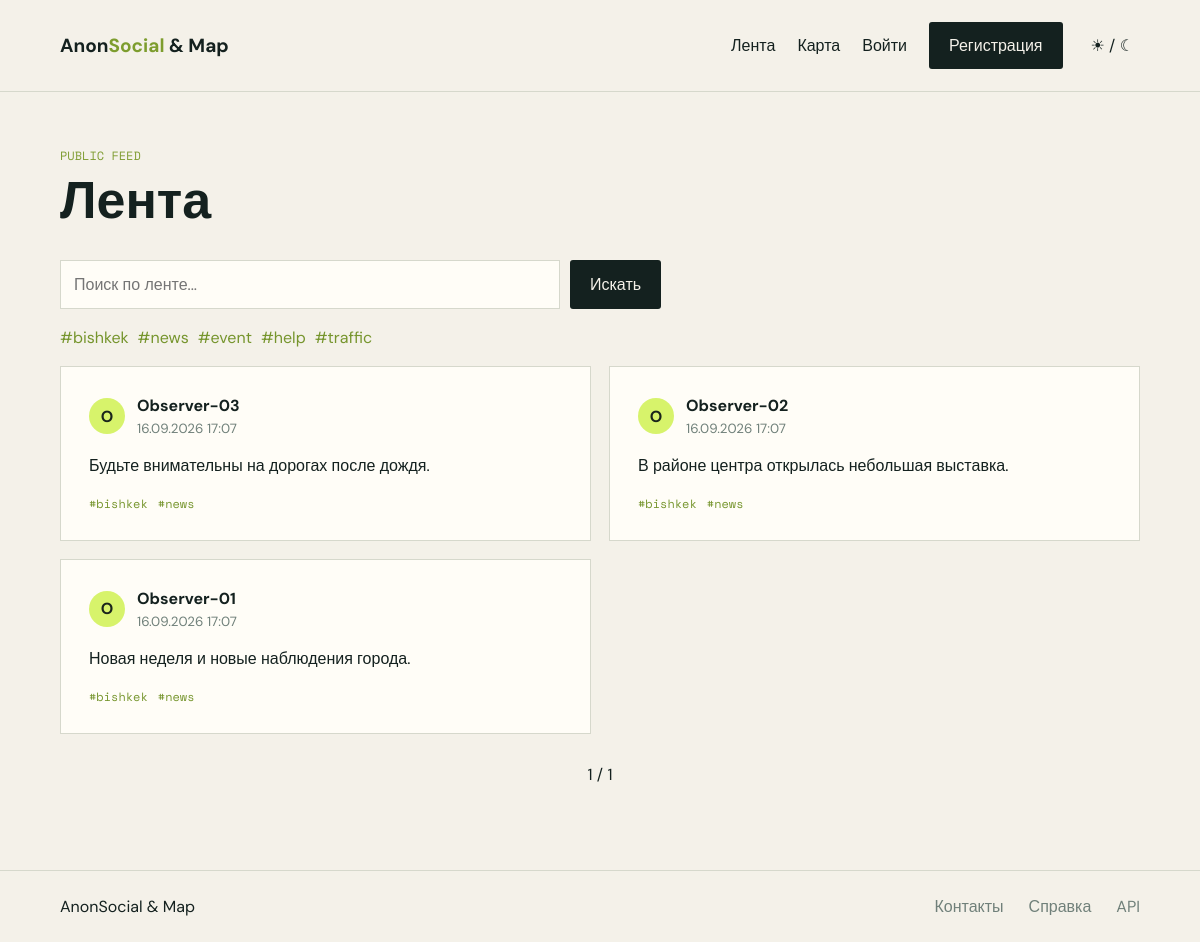
/feed/, run on the app's committed database.
### core/models.py (models this page shows, shortened)
class Tag(models.Model):
    name = models.CharField(max_length=40, unique=True)

class AnonymousPost(models.Model):
    author = models.ForeignKey(AnonUser, on_delete=models.CASCADE, related_name='posts')
    content = models.TextField(max_length=5000)
    image = models.ImageField(upload_to='posts/%Y/%m/', blank=True, null=True, validators=[validate_image])
    created_at = models.DateTimeField(auto_now_add=True, db_index=True)
    updated_at = models.DateTimeField(auto_now=True)
    is_hidden = models.BooleanField(default=False)
    tags = models.ManyToManyField(Tag, blank=True, related_name='posts')
    class Meta:
        ordering = ['-created_at']
        indexes = [models.Index(fields=['-created_at', 'is_hidden'])]

class AnonUser(AbstractUser):
    anon_code = models.UUIDField(default=uuid.uuid4, unique=True, editable=False, db_index=True)
    pseudonym = models.CharField(max_length=40, unique=True)
    location_visibility = models.CharField(max_length=20, choices=[('friends', 'Только друзья'), ('selected', 'Выбранные друзья'), ('nobody', 'Никто')], default='friends')
    location_sharing_enabled = models.BooleanField(default=True)
    show_on_map = models.BooleanField(default=False)

### core/views.py (the view)
def feed(request):
    posts = AnonymousPost.objects.filter(is_hidden=False).select_related('author').prefetch_related('tags')
    query = request.GET.get('q'); tag = request.GET.get('tag')
    if query: posts = posts.filter(Q(content__icontains=query) | Q(author__pseudonym__icontains=query))
    if tag: posts = posts.filter(tags__name=tag.lstrip('#'))
    from django.core.paginator import Paginator
    return render(request, 'core/feed.html', {'posts': Paginator(posts.distinct(), 8).get_page(request.GET.get('page')), 'tags': Tag.objects.all()})

### templates/core/feed.html (shortened to what this page needs)
{% extends 'base.html' %}{% block content %}<div class="page-head"><div><p class="kicker">PUBLIC FEED</p><h1>Лента</h1></div></div><form class="search" method="get"><input name="q" value="{{ request.GET.q }}" placeholder="Поиск по ленте..."><button class="button" type="submit">Искать</button></form><div class="tagbar">{% for tag in tags %}<a href="?tag={{ tag.name }}">#{{ tag.name }}</a>{% endfor %}</div><div class="post-grid">{% for post in posts %}<article class="post-card"><div class="post-meta"><span class="avatar">{{ post.author.pseudonym|slice:':1' }}</span><div><b>{{ post.author.pseudonym }}</b><small>{{ post.created_at|date:'d.m.Y H:i' }}</small></div></div><p>{{ post.content }}</p><div class="post-tags">{% for tag in post.tags.all %}<span>#{{ tag.name }}</span>{% endfor %}</div></article>{% empty %}<div class="empty">Пока нет публикаций. Станьте первым автором.</div>{% endfor %}</div><div class="pagination"><span>{{ posts.number }} / {{ posts.paginator.num_pages }}</span></div>{% endblock %}

### templates/base.html
{% load static %}<!doctype html><html lang="ru"><head><meta charset="utf-8"><meta name="viewport" content="width=device-width,initial-scale=1"><title>{% block title %}AnonSocial & Map{% endblock %}</title><link rel="stylesheet" href="{% static 'css/site.css' %}">{% block head %}{% endblock %}</head><body><nav><a class="brand" href="{% url 'home' %}">Anon<span>Social</span> & Map</a><div class="navlinks"><a href="{% url 'feed' %}">Лента</a><a href="{% url 'map' %}">Карта</a>{% if user.is_authenticated %}<a href="{% url 'dashboard' %}">Панель</a><a href="{% url 'privacy' %}">Приватность</a><form method="post" action="{% url 'logout' %}">{% csrf_token %}<button>Выйти</button></form>{% else %}<a href="{% url 'login' %}">Войти</a><a class="button" href="{% url 'register' %}">Регистрация</a>{% endif %}<button id="theme-toggle" type="button">☀ / ☾</button></div></nav>{% if messages %}<div class="alerts">{% for message in messages %}<div class="alert">{{ message }}</div>{% endfor %}</div>{% endif %}<main>{% block content %}{% endblock %}</main><footer><span>AnonSocial & Map</span><a href="{% url 'info' 'contacts' %}">Контакты</a><a href="{% url 'info' 'faq' %}">Справка</a><a href="{% url 'schema' %}">API</a></footer><script src="{% static 'js/app.js' %}"></script></body></html>

### static/css/site.css (style rules this page uses)
:root { --ink:#14211f;--paper:#f4f1e9;--muted:#70807a;--line:#d6d8cc;--accent:#d7f36b;--card:#fffdf7 }
* { box-sizing:border-box }
body { margin:0;background:var(--paper);color:var(--ink);font:16px 'DM Sans',sans-serif }
a { color:inherit;text-decoration:none }
nav { display:flex;justify-content:space-between;align-items:center;padding:22px 5vw;border-bottom:1px solid var(--line) }
.brand { font-weight:700;font-size:19px }
.brand span { color:#7d9d2e }
.navlinks { display:flex;gap:22px;align-items:center }
.navlinks button { background:none;border:0;color:inherit;font:inherit;cursor:pointer }
.button { display:inline-block;background:var(--ink);color:var(--paper);border:0;padding:13px 20px;border-radius:3px;cursor:pointer;font:inherit }
h1 { font-size:clamp(42px,7vw,90px);line-height:.95;margin:10px 0 22px;letter-spacing:0 }
.kicker { font:12px 'Space Mono';letter-spacing:0;color:#809d34 }
.page-head { display:flex;justify-content:space-between;align-items:end;margin-bottom:35px }
.page-head h1 { font-size:52px;margin:0 }
.page-head .kicker { margin:0 0 12px }
main { max-width:1200px;margin:auto;padding:55px 5vw;min-height:75vh }
.panel,.form-shell,.post-card { background:var(--card);border:1px solid var(--line);padding:28px }
.search { display:flex;gap:10px }
.search input,input,textarea,select { width:100%;padding:13px;background:var(--card);border:1px solid var(--line);color:var(--ink);font:inherit }
.search input { max-width:500px }
.tagbar { display:flex;gap:9px;flex-wrap:wrap;margin:18px 0 }
.tagbar a,.post-tags span { color:#76952d }
.post-grid { display:grid;grid-template-columns:repeat(2,1fr);gap:18px }
.post-meta { display:flex;gap:12px;align-items:center }
.post-meta small { display:block;color:var(--muted);margin-top:4px }
.avatar { display:grid;place-items:center;width:36px;height:36px;border-radius:50%;background:var(--accent);color:#1a251b;font-weight:bold }
.post-card>p { line-height:1.6 }
.post-tags { display:flex;gap:10px;font:12px 'Space Mono' }
.pagination { display:flex;justify-content:center;gap:25px;margin:30px }
footer { display:flex;gap:25px;padding:25px 5vw;border-top:1px solid var(--line);color:var(--muted) }
footer span { margin-right:auto;color:var(--ink) }

### data on the page
Tag: name "bishkek"
Tag: name "news"
Tag: name "event"
Tag: name "help"
Tag: name "traffic"
AnonymousPost: author.pseudonym "O", author.pseudonym "Observer-03", created_at "16.09.2026 17:07", content "Будьте внимательны на дорогах после дождя."
AnonymousPost: author.pseudonym "O", author.pseudonym "Observer-02", created_at "16.09.2026 17:07", content "В районе центра открылась небольшая выставка."
AnonymousPost: author.pseudonym "O", author.pseudonym "Observer-01", created_at "16.09.2026 17:07", content "Новая неделя и новые наблюдения города."

### other printed values
{{ posts.number }} "1"
{{ posts.paginator.num_pages }} "1"
